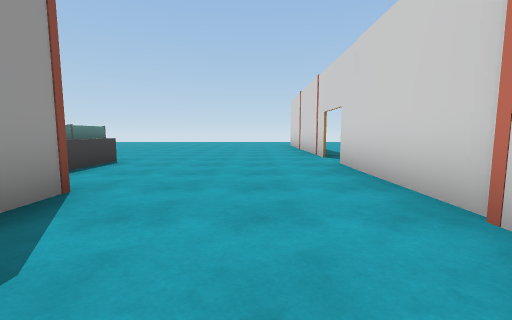
[1] (above)

22 first-person views from a walk through a 3-D level made in the Unity game engine. The camera is 1.2 m above the floor, tilts 6° down and sees 90° across. The floor is counted in squares, 2 m on a side. Each view is taken from the middle of a square. On the plan, view 1 faces up. The plan holds only what a view shows up to about 9 squares ahead; the rest is blank. The place goes on beyond the plan. Door leaves are left out, so doorways stand open. Some surface patterns are stand-ins.

[2]
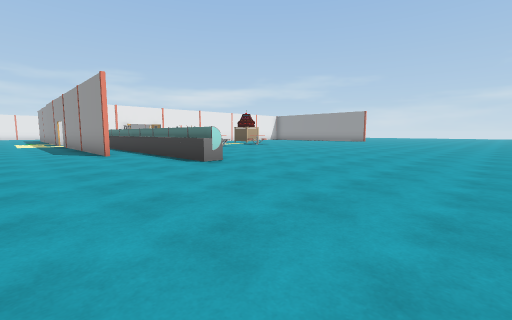

[3]
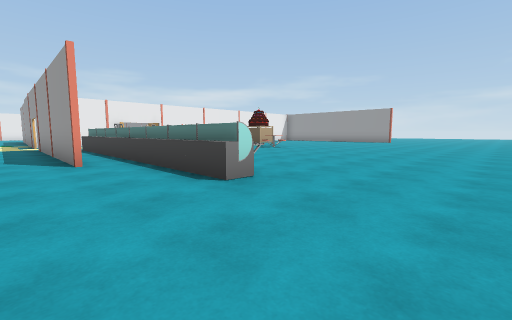

[4]
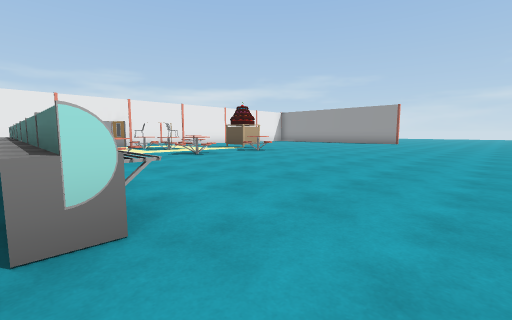

[5]
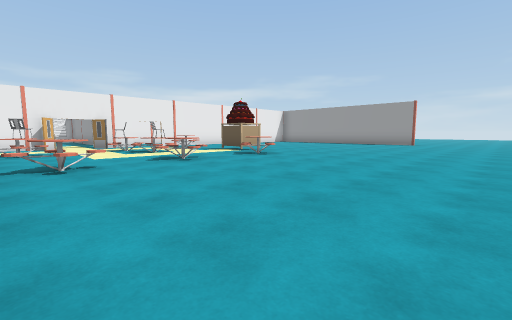

[6]
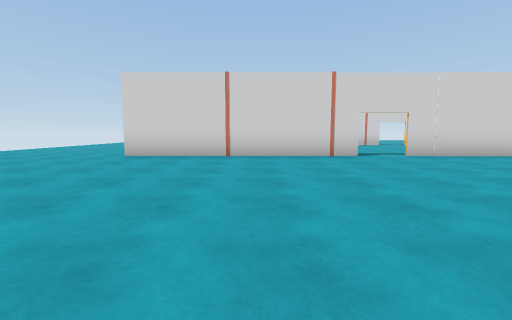

[7]
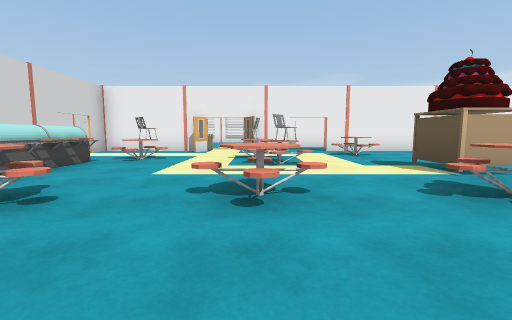

[8]
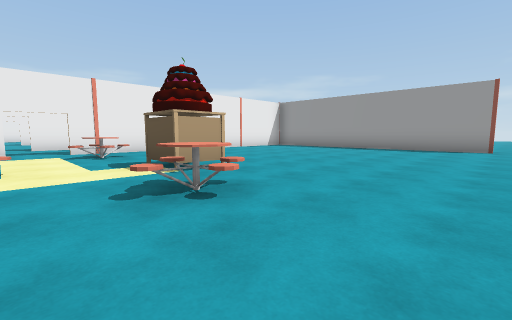

[9]
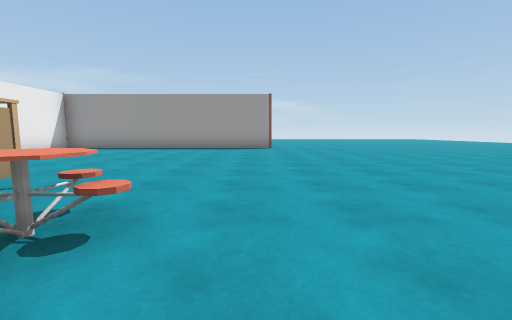

[10]
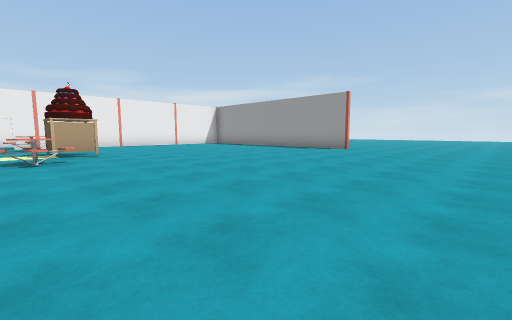

[11]
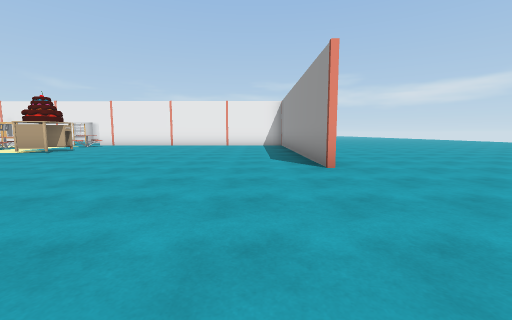

[12]
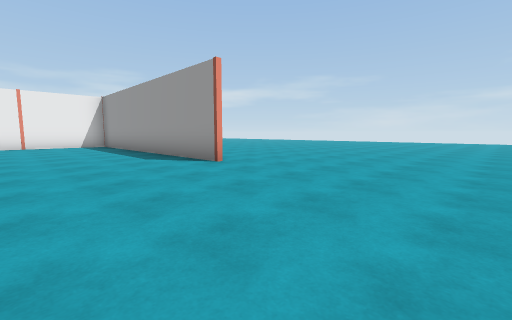

[13]
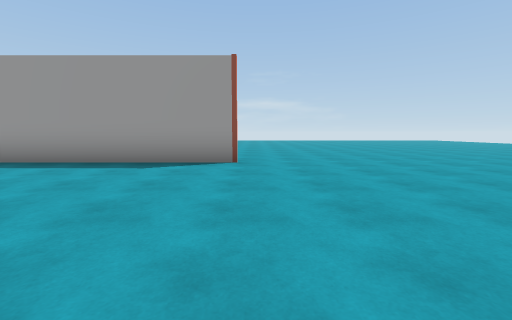

[14]
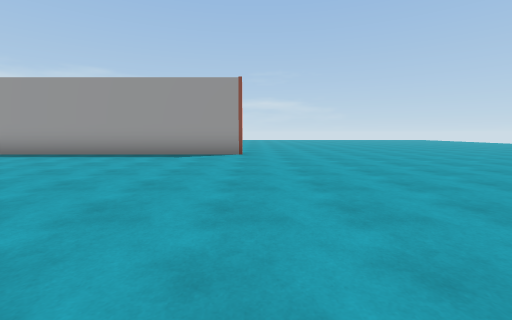

[15]
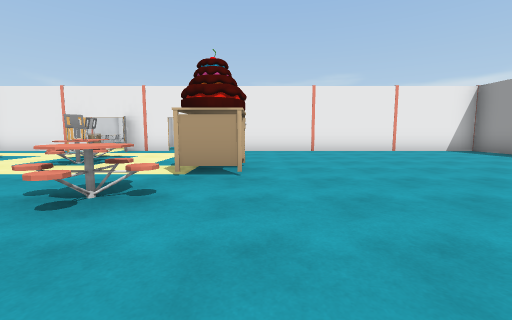

[16]
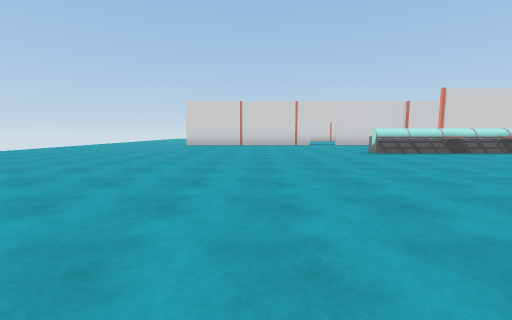

[17]
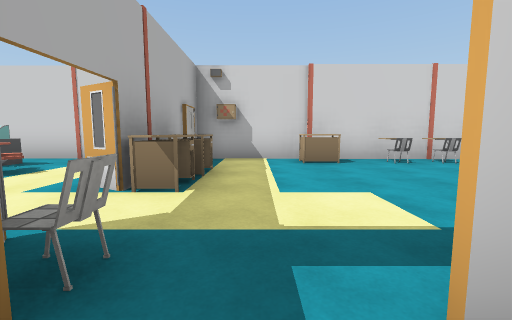

[18]
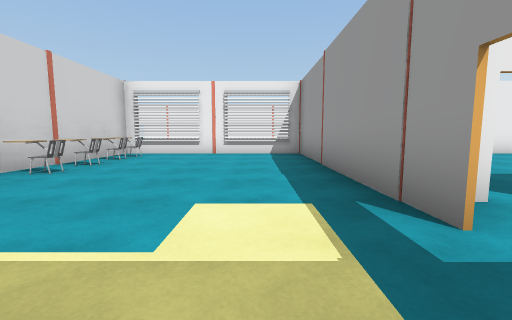

[19]
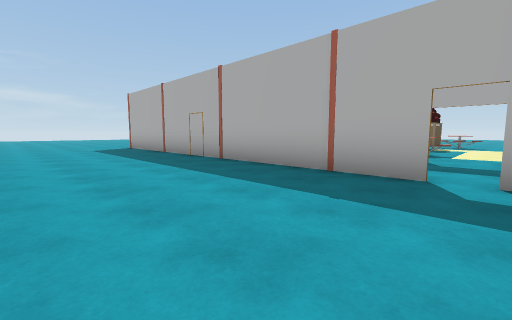

[20]
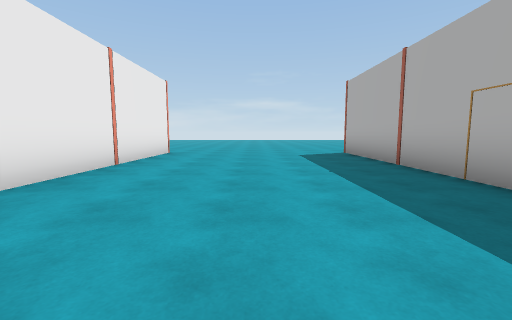

[21]
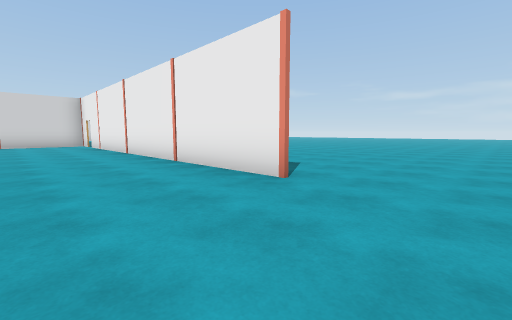

[22]
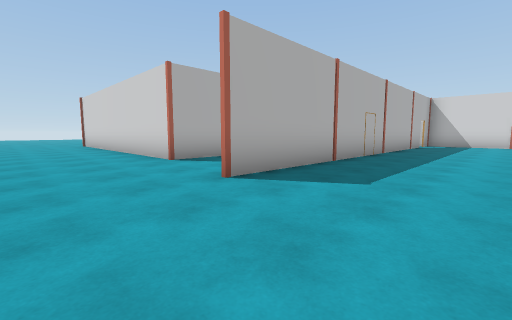

### Floor plan
Points are (right, up) in squares from view 1. A wall is a line through its corners. A room is listed if a view was taken in it or the views show most of it. See-through windows are left out.
Room 1 (views 1, 2, 3, 4, 5, 6, 7, 8, 9, 10, 11, 12, 13, 14, 15, 16, 18, 19, 20, 21, 22)
walls: (-8.1, -5.5) (-7.5, -5.5); (-7.3, -7.5) (-7.3, -13.7) (-2, -13.7) (-2, -4.8); (-8.6, -8.3) (-18.9, -8.3); (-3.6, -5.5) (-1.9, -5.5); (-2, -3.6) (-2, 2.6); (-2, -5.6) (-3.6, -5.6); (-18.3, -5.6) (-18.3, -0.9); (-1.9, 2.6) (-1.9, -3.6); (-18.2, 2.6) (-18.2, -5.5) (-9.2, -5.5); (1.7, 1.5) (1.7, 5.1); (-18.9, -13.7) (-10.9, -13.7); (1.7, 6.2) (1.7, 11.5)
ways out: opening at (-21, -8) to room 2; opening at (-21, -6) to room 2; open door at (-19.5, -8) to room 2; open door at (-19.5, -6) to room 2; open door at (-8.5, -8) to room 2; open door at (-8.5, -6) to room 2; open door at (-7, -7) to room 2; opening at (2, 6); open door at (-2, -4.5)
objects: table (-10, -4) to (-9, -4); other object (-10, -1); table (-10, 0) to (-9, 1); chair (-7, -6); chair (-7, -3); chair (-7, -2); table (-7, 0) to (-7, 1); table (-5, -6); table (-5, 1) to (-4, 1); table (-4, -6); chair (-4, -3); other object (-3, -13); chair (-3, -12); chair (-3, -11); chair (-3, -10); table (-3, -8); other object (-3, -2); other object (-3, -1); other object (-3, 0); other object (-3, 1); other object (-3, 2); other object (-3, 3); other object (-3, 4); other object (-3, 5)
Room 2 (view 17)
walls: (-16.9, -5.6) (-18.3, -5.6); (-9.6, -8.2) (-8.6, -8.2); (-8.1, -8.2) (-7.2, -8.2)
ways out: opening at (-21, -8) to room 1; opening at (-21, -6) to room 1; open door at (-19.5, -8) to room 1; open door at (-19.5, -6) to room 1; open door at (-8.5, -8) to room 1; open door at (-8.5, -6) to room 1; open door at (-7, -7) to room 1

Positions as (right, up) in squares from view 1, and headings:
1: (0, 0), facing up
2: (0, 10), facing down-left
3: (-1, 8), facing down-left
4: (-3, 7), facing down-left
5: (-4, 6), facing down-left
6: (-5, 9), facing right
7: (-7, 3), facing down
8: (-8, 3), facing down-left
9: (-8, 2), facing left
10: (-9, 7), facing down-left
11: (-17, 7), facing down
12: (-15, 7), facing down-left
13: (-13, 3), facing left
14: (-11, 3), facing left
15: (-11, 3), facing down
16: (-11, 9), facing right
17: (-8, -7), facing right
18: (-6, -6), facing down
19: (-8, -12), facing up-left
20: (-11, -11), facing left
21: (-21, -11), facing down-right
22: (-21, -11), facing up-right
